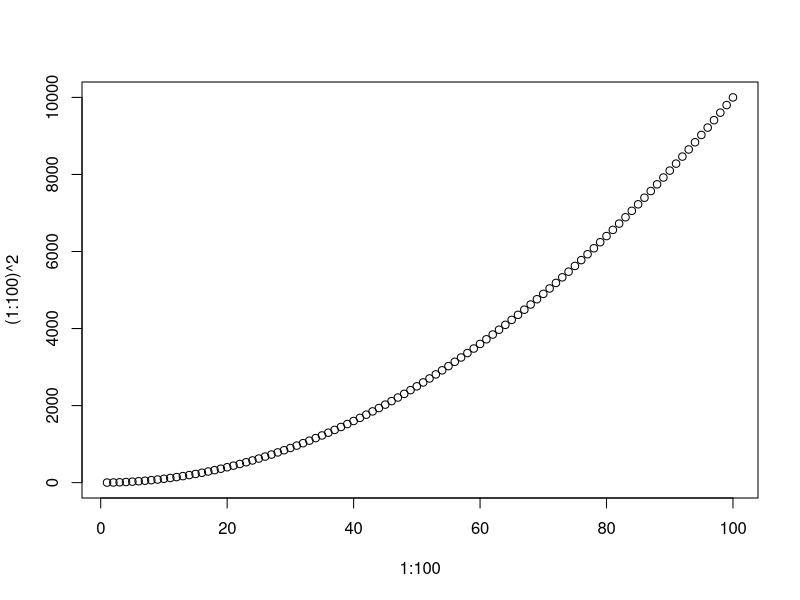
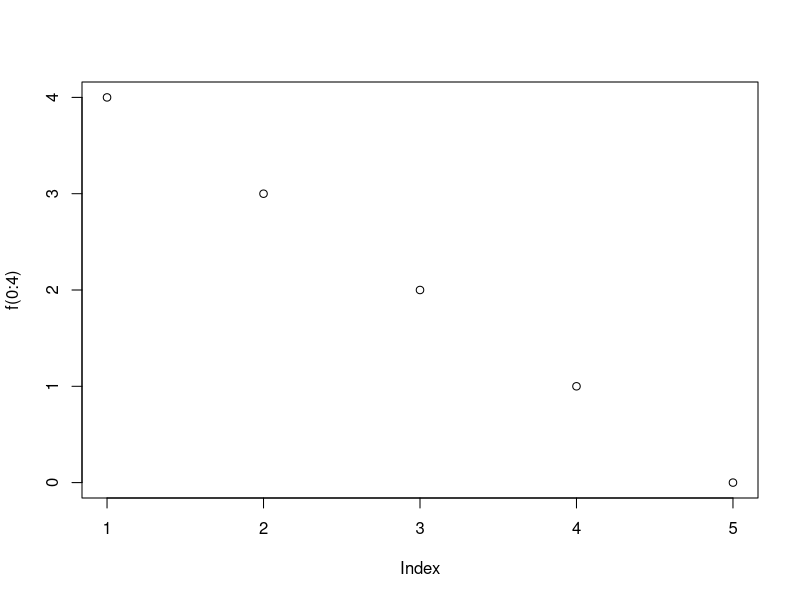

The R script that drew these images, in order:
plot( 1:100, (1:100)^2)

f <- function(x) {4 - x}
plot(f(0:4))

y <- function(x, a, b) { b * x + a }

# Linear Regression

X <- c(6,2,1,-1)
Y <- c(7,3,2,0)

x.mean <- mean(X)
y.mean <- mean(Y)

b <- sum ((X - x.mean) * (Y - y.mean)) / sum((X - x.mean)^2)
a <-  y.mean - b * x.mean
